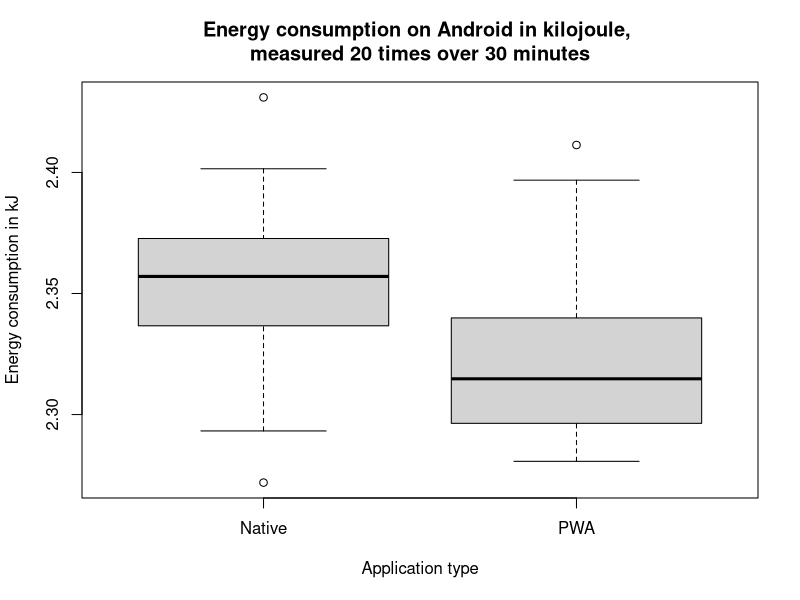
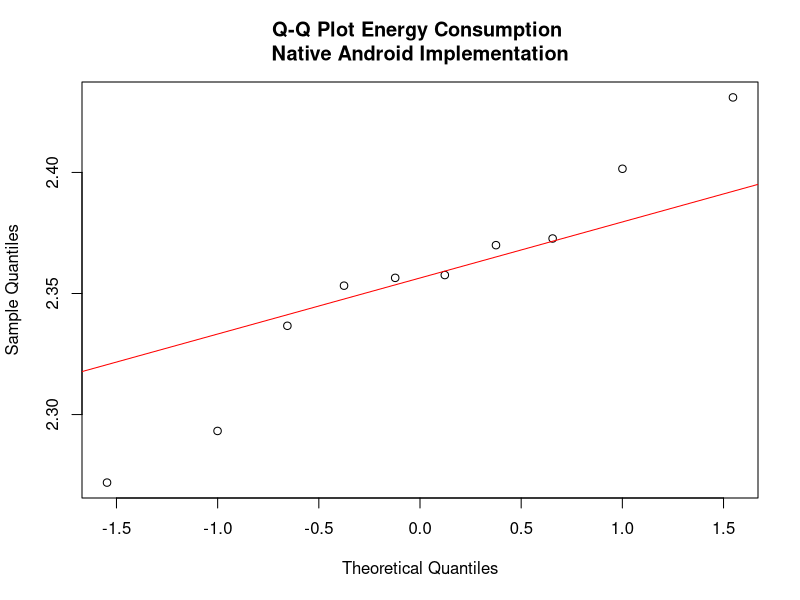
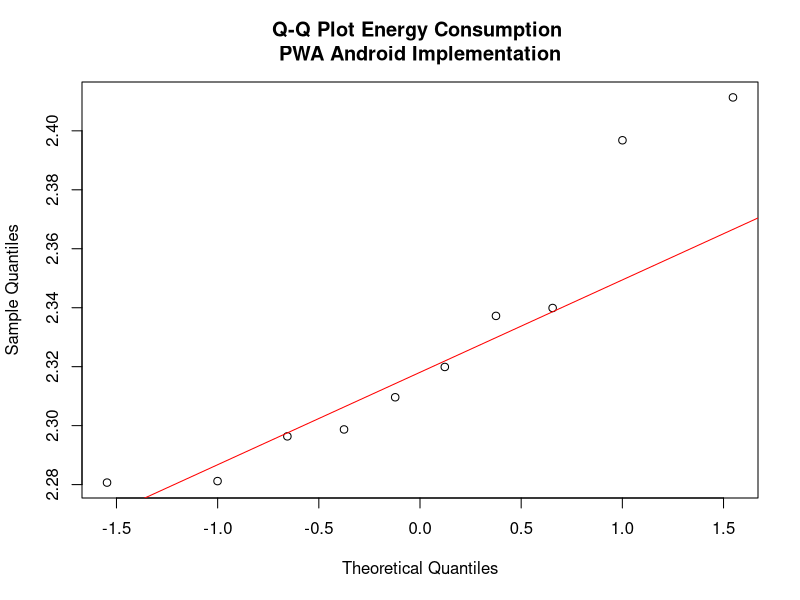

Write the R code that produced these figures, in order.
CONFIDENCE = 0.01

# Average Energy consumption in W over 30 minutes
android_pwa_values =    c(2.396797151, 2.309624937, 2.337224036, 2.339905867, 2.296370026,
                          2.411333083, 2.280684752, 2.319907011, 2.298714381, 2.281191963)
android_native_values = c(2.401509707, 2.353228932, 2.357616844, 2.369960188, 2.372711208,
                          2.430981482, 2.33665952, 2.271900779, 2.356456506, 2.293231694)

# For p > 0.05 accept H0 that means are equal
ttest = t.test(android_native_values, android_pwa_values);

# For p > 0.05 accept H0 that data is from the same class
wtest = wilcox.test(android_native_values, android_pwa_values);

# for p > 0.05 accept H0 that data is from the same continious distribution
kstest = ks.test(android_native_values, android_pwa_values);

boxplot(android_native_values, android_pwa_values,
        names=c("Native", "PWA"), 
        main="Energy consumption on Android in kilojoule, \nmeasured 20 times over 30 minutes",
        xlab="Application type", ylab="Energy consumption in kJ")


test.normality <- function(){
  pwa_normality = shapiro.test(android_pwa_values)
  native_normality = shapiro.test(android_native_values)
  
  if(pwa_normality$p.value > CONFIDENCE &&
     native_normality$p.value > CONFIDENCE){
    print(sprintf("Shapiro: The 30 minute datasets are normally distributed, p-value pwa: %f, p-value native: %f", 
                  pwa_normality$p.value, native_normality$p.value))
  }else{
    print(sprintf("Shapiro: The 30 minute datasets are not normally distributed, p-value pwa: %f, p-value native: %f", 
                  pwa_normality$p.value, native_normality$p.value))
  }
}

# Print to the screen whether all data is normally distributed
test.normality()

if (ttest$p.value > CONFIDENCE){
  print(sprintf("t-test: The average energy consumption of PWAs and Native apps does not differ, p-value: %f", ttest$p.value))
}else{
  print(sprintf("t-test: The average energy consumption of PWAs and Native apps does differ, p-value: %f", ttest$p.value))
}

if (wtest$p.value > CONFIDENCE){
  print("Wilcox: The average energy consumption of PWAs and Native apps does not differ")
}else{
  print(sprintf("Wilcox: The average energy consumption of PWAs and Native apps does differ, p-value: %f", wtest$p.value))
}

if (kstest$p.value > CONFIDENCE){
  print(sprintf("Kolmogorov: The average energy consumption of PWAs and Native apps does not differ, p-value: %f", kstest$p.value))
}else{
  print(sprintf("Kolmogorov: The average energy consumption of PWAs and Native apps does differ, p-value: %f", kstest$p.value))
}

qqnorm(android_native_values, main="Q-Q Plot Energy Consumption \nNative Android Implementation")
qqline(android_native_values, col='red')

qqnorm(android_pwa_values, main="Q-Q Plot Energy Consumption \nPWA Android Implementation")
qqline(android_pwa_values, col='red')


# Perform aditional tests, since p-values are not conclusive
ttestGreater = t.test(android_native_values, android_pwa_values, alternative = "greater");
ttestLess = t.test(android_native_values, android_pwa_values, alternative = "less");

if (ttestGreater$p.value > CONFIDENCE){
  print(sprintf("ttest greater: the energy consumption of native is smaller, p-value: %f", ttestGreater$p.value))
}else{
  print(sprintf("ttest greater: the energy consumption of native is greater , p-value: %f", ttestGreater$p.value))
}

if (ttestLess$p.value > CONFIDENCE){
  print(sprintf("ttest less: the energy consumption of native is greater, p-value: %f", ttestLess$p.value))
}else{
  print(sprintf("ttest less: the energy consumption of native is smaller , p-value: %f", ttestLess$p.value))
}
